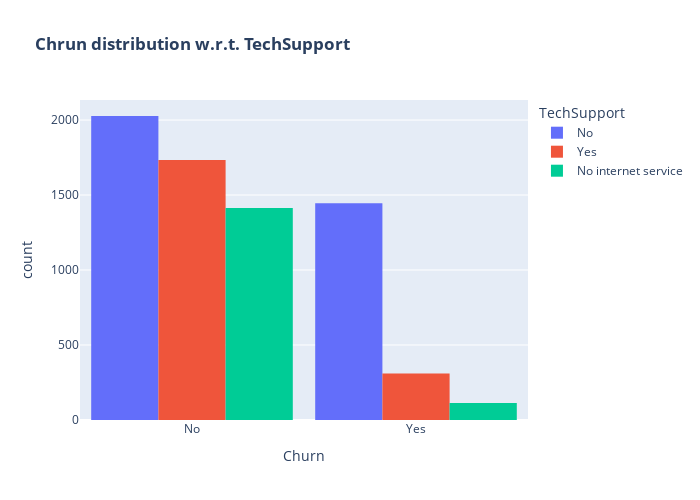

Notebook source saved alongside this figure:
### Markdown cell above
Customers without Tech Support are more likely to leave — around 42 out of 100 churned.
But those with Tech Support have a much lower churn rate — only 15 out of 100 left.

### Code cell
fig = px.histogram(df, x="Churn", color="TechSupport",barmode="group",  title="<b>Chrun distribution w.r.t. TechSupport</b>")
fig.update_layout(width=700, height=500, bargap=0.1)
fig.show()

### Figure 1 — Plotly figure (JSON) as saved in the notebook; plotly's stock layout.template omitted (floating-point values rounded to 4 significant figures; data arrays with more than 128 entries replaced by an {"elided": "..."} marker saying what was removed)
{"data": [{"alignmentgroup": "True", "bingroup": "x", "hovertemplate": "TechSupport=No<br>Churn=%{x}<br>count=%{y}<extra></extra>", "legendgroup": "No", "marker": {"color": "#636efa", "pattern": {"shape": ""}}, "name": "No", "offsetgroup": "No", "orientation": "v", "showlegend": true, "type": "histogram", "x": {"elided": "3473 str values"}, "xaxis": "x", "yaxis": "y"}, {"alignmentgroup": "True", "bingroup": "x", "hovertemplate": "TechSupport=Yes<br>Churn=%{x}<br>count=%{y}<extra></extra>", "legendgroup": "Yes", "marker": {"color": "#EF553B", "pattern": {"shape": ""}}, "name": "Yes", "offsetgroup": "Yes", "orientation": "v", "showlegend": true, "type": "histogram", "x": {"elided": "2044 str values"}, "xaxis": "x", "yaxis": "y"}, {"alignmentgroup": "True", "bingroup": "x", "hovertemplate": "TechSupport=No internet service<br>Churn=%{x}<br>count=%{y}<extra></extra>", "legendgroup": "No internet service", "marker": {"color": "#00cc96", "pattern": {"shape": ""}}, "name": "No internet service", "offsetgroup": "No internet service", "orientation": "v", "showlegend": true, "type": "histogram", "x": {"elided": "1526 str values"}, "xaxis": "x", "yaxis": "y"}], "layout": {"bargap": 0.1, "barmode": "group", "height": 500, "legend": {"title": {"text": "TechSupport"}, "tracegroupgap": 0}, "title": {"text": "<b>Chrun distribution w.r.t. TechSupport</b>"}, "width": 700, "xaxis": {"anchor": "y", "domain": [0, 1], "title": {"text": "Churn"}}, "yaxis": {"anchor": "x", "domain": [0, 1], "title": {"text": "count"}}}}
